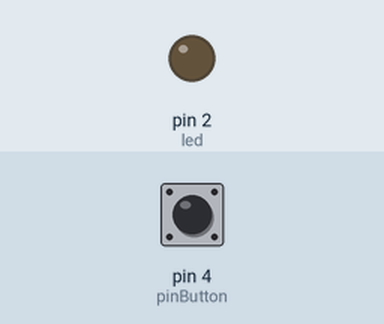
This sketch was run on a simulated Arduino Uno, built with avr-gcc and run on an emulated ATmega328P. Shown: output pins drawn as LEDs (lit = HIGH). The test bench sets the inputs (shaded band); at power-on: pin 4 (pinButton) LOW. What the sketch prints to the serial monitor is not drawn.

Above: at 1.2 s.
1.3 s: pin 4 (pinButton) pulled HIGH for 0.15 s
At 1.38 s:
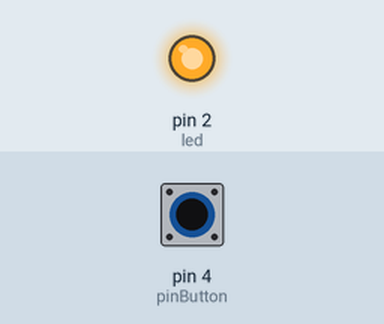
2.9 s: pin 4 (pinButton) pulled HIGH for 3.2 s
At 7.2 s:
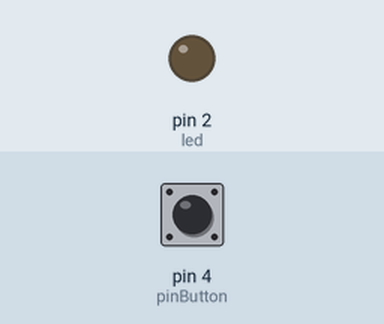
Timing chart, 0 to 8.7 s (numbered marks = the images above; inputs shaded):
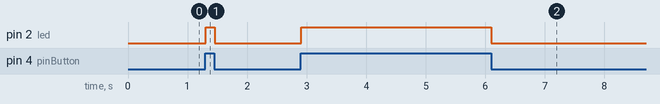

The sketch:

digital_signal_output_sound_sensor.ino
```cpp
#define led 2
#define pinButton 4
#define input 13

int val;

void setup() {
  // put your setup code here, to run once:
  pinMode(pinButton, INPUT);
  pinMode(input, INPUT);
  pinMode(led, OUTPUT);
  Serial.begin(9600);
}

void loop() {
  // put your main code here, to run repeatedly:
  int val = digitalRead(pinButton);
  Serial.println(val);
  if(val ==HIGH){
    digitalWrite(led, HIGH);
  }else{
    digitalWrite(led, LOW);
  }
}
```

Measured:
- after the input at 1.3 s, pin 2 (led): LOW → HIGH at once, → LOW 0.15 s later
- after the input at 2.9 s, pin 2 (led): LOW → HIGH at once, → LOW 3.2 s later
